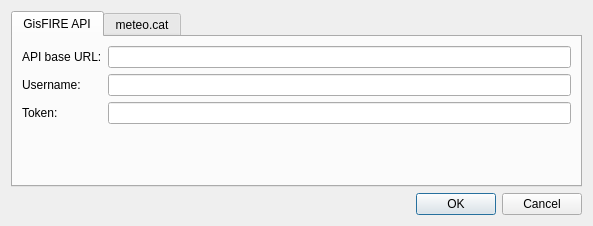
<?xml version="1.0" encoding="UTF-8"?>
<ui version="4.0">
 <class>SettingsDialog</class>
 <widget class="QDialog" name="SettingsDialog">
  <property name="geometry">
   <rect>
    <x>0</x>
    <y>0</y>
    <width>593</width>
    <height>226</height>
   </rect>
  </property>
  <property name="sizePolicy">
   <sizepolicy hsizetype="Expanding" vsizetype="Expanding">
    <horstretch>0</horstretch>
    <verstretch>0</verstretch>
   </sizepolicy>
  </property>
  <property name="minimumSize">
   <size>
    <width>480</width>
    <height>200</height>
   </size>
  </property>
  <property name="windowTitle">
   <string>GisFIRE Lightnings Settings</string>
  </property>
  <layout class="QGridLayout" name="gridLayout">
   <item row="0" column="0">
    <layout class="QVBoxLayout" name="verticalLayout" stretch="0,0">
     <property name="sizeConstraint">
      <enum>QLayout::SetDefaultConstraint</enum>
     </property>
     <item>
      <widget class="QTabWidget" name="tabSettings">
       <property name="sizePolicy">
        <sizepolicy hsizetype="Expanding" vsizetype="Expanding">
         <horstretch>100</horstretch>
         <verstretch>100</verstretch>
        </sizepolicy>
       </property>
       <property name="currentIndex">
        <number>0</number>
       </property>
       <widget class="QWidget" name="tab_gifire_api">
        <attribute name="title">
         <string>GisFIRE API</string>
        </attribute>
        <layout class="QGridLayout" name="gridLayout_2">
         <item row="2" column="0">
          <layout class="QFormLayout" name="formLayout">
           <item row="0" column="0">
            <widget class="QLabel" name="label_2">
             <property name="text">
              <string>API base URL:</string>
             </property>
            </widget>
           </item>
           <item row="1" column="0">
            <widget class="QLabel" name="label_3">
             <property name="text">
              <string>Username:</string>
             </property>
            </widget>
           </item>
           <item row="2" column="0">
            <widget class="QLabel" name="label_4">
             <property name="text">
              <string>Token:</string>
             </property>
            </widget>
           </item>
           <item row="0" column="1">
            <widget class="QLineEdit" name="txtGisFireApiBaseUrl"/>
           </item>
           <item row="1" column="1">
            <widget class="QLineEdit" name="txtGisFireApiUsername"/>
           </item>
           <item row="2" column="1">
            <widget class="QLineEdit" name="txtGisFireApiToken"/>
           </item>
          </layout>
         </item>
        </layout>
       </widget>
       <widget class="QWidget" name="tab_meteocat">
        <property name="sizePolicy">
         <sizepolicy hsizetype="Expanding" vsizetype="Expanding">
          <horstretch>0</horstretch>
          <verstretch>0</verstretch>
         </sizepolicy>
        </property>
        <attribute name="title">
         <string>meteo.cat</string>
        </attribute>
        <layout class="QGridLayout" name="gridLayout_3">
         <item row="0" column="0">
          <layout class="QHBoxLayout" name="horizontalLayout_2">
           <item>
            <widget class="QLabel" name="label">
             <property name="text">
              <string>meteo.cat API Key:</string>
             </property>
            </widget>
           </item>
           <item>
            <spacer name="horizontalSpacer">
             <property name="orientation">
              <enum>Qt::Horizontal</enum>
             </property>
             <property name="sizeType">
              <enum>QSizePolicy::Fixed</enum>
             </property>
             <property name="sizeHint" stdset="0">
              <size>
               <width>10</width>
               <height>20</height>
              </size>
             </property>
            </spacer>
           </item>
           <item>
            <widget class="QLineEdit" name="txtMeteoCatApiKey"/>
           </item>
          </layout>
         </item>
        </layout>
       </widget>
      </widget>
     </item>
     <item>
      <widget class="QDialogButtonBox" name="buttonBox">
       <property name="orientation">
        <enum>Qt::Horizontal</enum>
       </property>
       <property name="standardButtons">
        <set>QDialogButtonBox::Cancel|QDialogButtonBox::Ok</set>
       </property>
      </widget>
     </item>
    </layout>
   </item>
  </layout>
 </widget>
 <resources/>
 <connections>
  <connection>
   <sender>buttonBox</sender>
   <signal>accepted()</signal>
   <receiver>SettingsDialog</receiver>
   <slot>accept()</slot>
   <hints>
    <hint type="sourcelabel">
     <x>248</x>
     <y>254</y>
    </hint>
    <hint type="destinationlabel">
     <x>157</x>
     <y>274</y>
    </hint>
   </hints>
  </connection>
  <connection>
   <sender>buttonBox</sender>
   <signal>rejected()</signal>
   <receiver>SettingsDialog</receiver>
   <slot>reject()</slot>
   <hints>
    <hint type="sourcelabel">
     <x>316</x>
     <y>260</y>
    </hint>
    <hint type="destinationlabel">
     <x>286</x>
     <y>274</y>
    </hint>
   </hints>
  </connection>
 </connections>
</ui>
